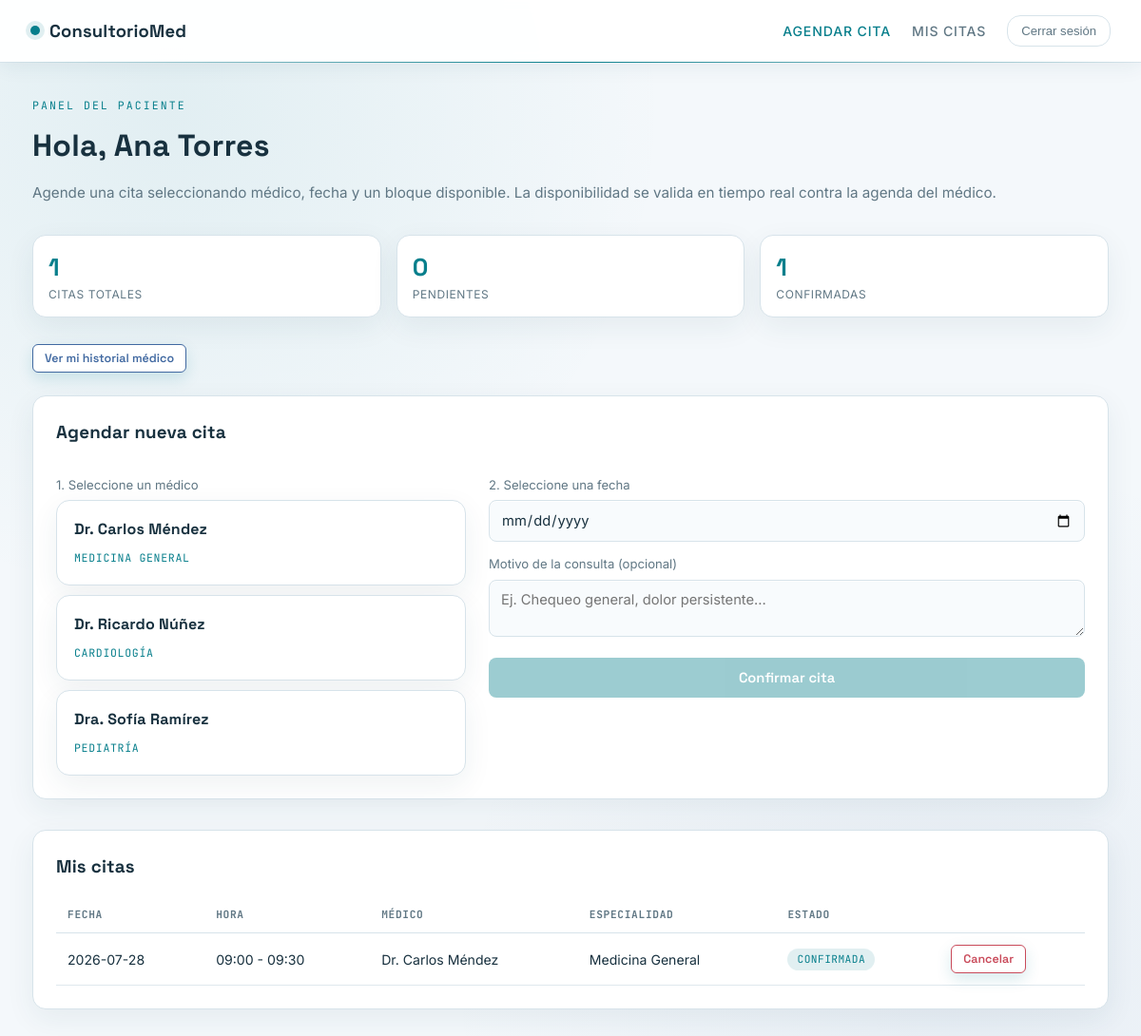
Page /views/paciente/dashboard.php (signed in) on the committed database.
### tables this page shows
CREATE TABLE citas (
    id_cita        INT AUTO_INCREMENT PRIMARY KEY,
    id_paciente    INT NOT NULL,
    id_medico      INT NOT NULL,
    fecha_cita     DATE NOT NULL,
    hora_inicio    TIME NOT NULL,
    hora_fin       TIME NOT NULL,
    estado         ENUM('pendiente','confirmada','cancelada','completada') NOT NULL DEFAULT 'pendiente',
    motivo         VARCHAR(255) NULL,
    creado_en      DATETIME NOT NULL DEFAULT CURRENT_TIMESTAMP,
    actualizado_en DATETIME NOT NULL DEFAULT CURRENT_TIMESTAMP ON UPDATE CURRENT_TIMESTAMP,
    CONSTRAINT fk_cita_paciente FOREIGN KEY (id_paciente)
        REFERENCES pacientes(id_paciente) ON DELETE CASCADE,
    CONSTRAINT fk_cita_medico FOREIGN KEY (id_medico)
        REFERENCES medicos(id_medico) ON DELETE CASCADE,
    CONSTRAINT chk_cita_horas CHECK (hora_fin > hora_inicio)
);

CREATE TABLE medicos (
    id_medico        INT AUTO_INCREMENT PRIMARY KEY,
    id_usuario       INT NULL,                  
    nombre           VARCHAR(120) NOT NULL,
    id_especialidad  INT NOT NULL,
    email            VARCHAR(150) NULL,
    telefono         VARCHAR(20)  NULL,
    activo           TINYINT(1)   NOT NULL DEFAULT 1,
    creado_en        DATETIME     NOT NULL DEFAULT CURRENT_TIMESTAMP,
    CONSTRAINT fk_medico_especialidad FOREIGN KEY (id_especialidad)
        REFERENCES especialidades(id_especialidad) ON DELETE RESTRICT,
    CONSTRAINT fk_medico_usuario FOREIGN KEY (id_usuario)
        REFERENCES usuarios(id_usuario) ON DELETE SET NULL
);

CREATE TABLE especialidades (
    id_especialidad INT AUTO_INCREMENT PRIMARY KEY,
    nombre           VARCHAR(100) NOT NULL UNIQUE,
    descripcion      VARCHAR(255) NULL
);

### config/Database.php (called while the page is built, shortened)
<?php
class Database
{
    private static ?PDO $instance = null;
    public static function getConnection(): PDO
    {
        if (self::$instance === null) {
            $dsn = sprintf(
                'mysql:host=%s;port=%s;dbname=%s;charset=%s',
                self::HOST,
                self::PORT,
                self::DBNAME,
                self::CHARSET
            );
            try {
                self::$instance = new PDO($dsn, self::USER, self::PASS, [
                    PDO::ATTR_ERRMODE            => PDO::ERRMODE_EXCEPTION,
                    PDO::ATTR_DEFAULT_FETCH_MODE => PDO::FETCH_ASSOC,
                    PDO::ATTR_EMULATE_PREPARES   => false,
                ]);
            } catch (PDOException $e) {
                error_log('Error de conexión a la BD: ' . $e->getMessage());
                http_response_code(500);
                header('Content-Type: application/json');
                echo json_encode([
                    'exito'   => false,
                    'mensaje' => 'No fue posible conectar con la base de datos.'
                ]);
                exit;
            }
        }
        return self::$instance;
    }
}

### controllers/CitaController.php (called while the page is built, shortened)
<?php
require_once __DIR__ . '/../models/Cita.php';
require_once __DIR__ . '/../models/Medico.php';
class CitaController
{
    private Cita $citaModel;
    public function __construct()
    {
        $this->citaModel = new Cita();
    }
    public function listarPorPaciente(int $idPaciente): array
    {
        return $this->citaModel->listarPorPaciente($idPaciente);
    }
}

### models/Cita.php (called while the page is built, shortened)
<?php
require_once __DIR__ . '/../config/Database.php';
class Cita
{
    private PDO $db;
    public function __construct()
    {
        $this->db = Database::getConnection();
    }
    public function listarPorPaciente(int $idPaciente): array
    {
        $stmt = $this->db->prepare('CALL sp_citas_por_paciente(:id_paciente)');
        $stmt->execute(['id_paciente' => $idPaciente]);
        $resultado = $stmt->fetchAll();
        return $resultado;
    }
}

### controllers/MedicoController.php (called while the page is built, shortened)
<?php
require_once __DIR__ . '/../models/Medico.php';
class MedicoController
{
    private Medico $medicoModel;
    public function __construct()
    {
        $this->medicoModel = new Medico();
    }
    public function listar(): array
    {
        return $this->medicoModel->listarTodos();
    }
}

### models/Medico.php (called while the page is built, shortened)
<?php
require_once __DIR__ . '/../config/Database.php';
class Medico
{
    private PDO $db;
    public function __construct()
    {
        $this->db = Database::getConnection();
    }
    public function listarTodos(): array
    {
        $stmt = $this->db->query(
            'SELECT m.*, e.nombre AS especialidad
             FROM medicos m
             JOIN especialidades e ON e.id_especialidad = m.id_especialidad
             WHERE m.activo = 1
             ORDER BY m.nombre'
        );
        return $stmt->fetchAll();
    }
}

### views/paciente/dashboard.php (the view, shortened to what this page needs)
<?php
require_once __DIR__ . '/../../controllers/CitaController.php';
require_once __DIR__ . '/../../controllers/MedicoController.php';
$citaCtrl = new CitaController();
$medicoCtrl = new MedicoController();
$medicos = $medicoCtrl->listar();
$misCitas = $citaCtrl->listarPorPaciente((int) $_SESSION['id_paciente']);
$estadoLabels = [
    'pendiente' => 'Pendiente', 'confirmada' => 'Confirmada',
    'cancelada' => 'Cancelada', 'completada' => 'Completada',
];
?>
<!DOCTYPE html>
<html lang="es">
<head>
<link rel="stylesheet" href="../../public/css/futuristic.css">
</head>
<body>
<header class="scan-header">
    <div class="brand"><span class="dot"></span> ConsultorioMed</div>
    <nav class="nav-links">
        <a href="#agendar" class="active">Agendar cita</a>
        <a href="#mis-citas">Mis citas</a>
        <button id="btn-logout" class="btn-ghost-logout">Cerrar sesión</button>
    </nav>
</header>
<main class="page-wrap">
    <span class="eyebrow">Panel del paciente</span>
    <h1 class="page-title">Hola, <?= htmlspecialchars($_SESSION['nombre']) ?></h1>
    <p class="page-sub">Agende una cita seleccionando médico, fecha y un bloque disponible. La disponibilidad se valida en tiempo real contra la agenda del médico.</p>
    <div class="stat-strip">
        <div class="stat-chip"><div class="num"><?= count($misCitas) ?></div><div class="label">Citas totales</div></div>
        <div class="stat-chip"><div class="num"><?= count(array_filter($misCitas, fn($c) => $c['estado'] === 'pendiente')) ?></div><div class="label">Pendientes</div></div>
        <div class="stat-chip"><div class="num"><?= count(array_filter($misCitas, fn($c) => $c['estado'] === 'confirmada')) ?></div><div class="label">Confirmadas</div></div>
    </div>
    <button id="btn-mi-historial" class="btn btn-secondary btn-sm" style="margin-bottom:24px;" data-historial-paciente="<?= (int) $_SESSION['id_paciente'] ?>" data-nombre="<?= htmlspecialchars($_SESSION['nombre'], ENT_QUOTES) ?>">Ver mi historial médico</button>
    <section id="agendar" class="panel" style="margin-bottom:32px;">
        <h3 style="margin-bottom:18px;">Agendar nueva cita</h3>
        <div class="grid-2">
            <div>
                <label>1. Seleccione un médico</label>
                <div style="display:flex;flex-direction:column;gap:10px;">
                    <?php foreach ($medicos as $m): ?>
                        <div class="card-medico" data-id-medico="<?= $m['id_medico'] ?>">
                            <h4><?= htmlspecialchars($m['nombre']) ?></h4>
                            <span class="especialidad"><?= htmlspecialchars($m['especialidad']) ?></span>
                        </div>
                    <?php endforeach; ?>
                </div>
            </div>
            <div>
                <label for="input-fecha">2. Seleccione una fecha</label>
                <input type="date" id="input-fecha">
                <form id="form-cita">
                    <label for="input-motivo">Motivo de la consulta (opcional)</label>
                    <textarea id="input-motivo" rows="2" placeholder="Ej. Chequeo general, dolor persistente..."></textarea>
                    <button type="submit" id="btn-confirmar-cita" class="btn btn-full" style="margin-top:16px;" disabled>Confirmar cita</button>
                </form>
            </div>
        </div>
    </section>
    <section id="mis-citas" class="panel">
        <h3 style="margin-bottom:18px;">Mis citas</h3>
        <?php if (empty($misCitas)): ?>
            <div class="empty-state"><div class="icon">🩺</div>Aún no tiene citas registradas.</div>
        <?php else: ?>
        <table>
            <thead><tr><th>Fecha</th><th>Hora</th><th>Médico</th><th>Especialidad</th><th>Estado</th><th></th></tr></thead>
            <tbody>
            <?php foreach ($misCitas as $c): ?>
                <tr>
                    <td><?= htmlspecialchars($c['fecha_cita']) ?></td>
                    <td><?= substr($c['hora_inicio'], 0, 5) ?> - <?= substr($c['hora_fin'], 0, 5) ?></td>
                    <td><?= htmlspecialchars($c['medico']) ?></td>
                    <td><?= htmlspecialchars($c['especialidad']) ?></td>
                    <td><span class="badge badge-<?= $c['estado'] ?>"><?= $estadoLabels[$c['estado']] ?></span></td>
                    <td>
                        <?php if (in_array($c['estado'], ['pendiente', 'confirmada'])): ?>
                            <button class="btn btn-danger btn-sm" data-cambiar-estado="cancelada" data-id-cita="<?= $c['id_cita'] ?>">Cancelar</button>
                        <?php endif; ?>
                    </td>
                </tr>
            <?php endforeach; ?>
            </tbody>
        </table>
        <?php endif; ?>
    </section>
</main>
</body>
</html>

### rows in the picture
citas: estado "0", estado "1", fecha_cita "2026-07-28", hora_inicio "09:00", hora_fin "09:30", id_medico.nombre "Dr. Carlos Méndez", especialidades.nombre "Medicina General", estado "CONFIRMADA"
medicos: nombre "Dr. Carlos Méndez", id_especialidad.nombre "MEDICINA GENERAL"
medicos: nombre "Dr. Ricardo Núñez", id_especialidad.nombre "CARDIOLOGÍA"
medicos: nombre "Dra. Sofía Ramírez", id_especialidad.nombre "PEDIATRÍA"

### other values in the picture
$_SESSION['nombre'] "Ana Torres"
count($misCitas) "1"
